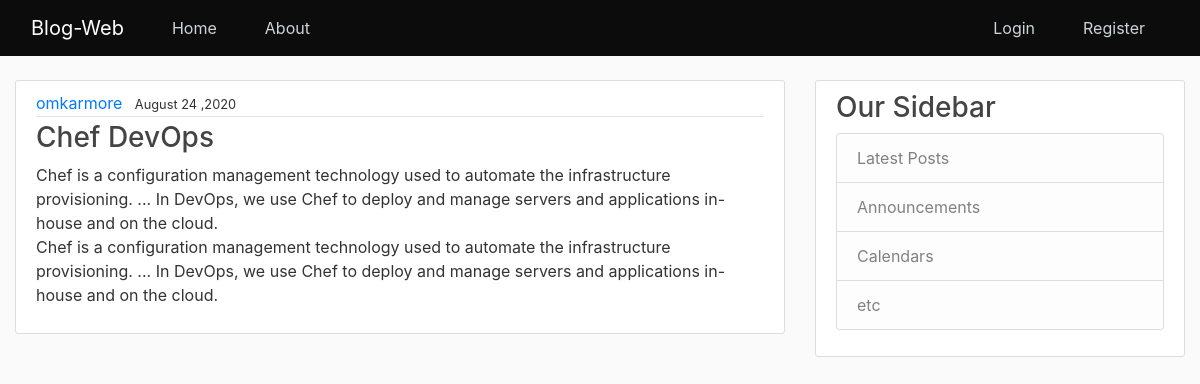
The page /blog/post/8/ on the database its author committed.
### blogapp/models.py (models this page shows, shortened)
class Posts(models.Model):
    title=models.CharField(max_length=100)
    content=models.TextField()
    date_posted=models.DateTimeField(default=timezone.now)
    author=models.ForeignKey(User,on_delete=models.CASCADE)

### blogapp/views.py (the view)
# urls.py: path('post/<int:pk>/', PostDetailView.as_view(), name='post_detail'),
class PostDetailView(DetailView):
    model = Posts
    template_name='blogapp/post_detail.html'

### blogapp/templates/blogapp/post_detail.html (shortened to what this page needs)
{% extends 'blogapp/base.html' %}
{% block content %}
<article class="media content-section">
    <div class="media-body">
        <div class="article-metadata">
            <a class="mr-2" href="{% url 'user_posts' object.author.username %}">{{object.author}}</a>
            <small class="">{{object.date_posted|date:"F d ,Y"}}</small>
        </div>
        <h3 class="article-title" >{{object.title}}</h3>
        <p class="article-content" >{{object.content}} </p>
    </div>
</article>
{% endblock %}

### blogapp/static/blogapp/main.css (style rules this page uses)
body { background: #fafafa; color: #333333; margin-top: 5rem; }
h1, h2, h3, h4, h5, h6 { color: #444444; }
.content-section { background: #ffffff; padding: 10px 20px; border: 1px solid #dddddd; border-radius: 3px; margin-bottom: 20px; }
.article-title { color: #444444; }
.article-content { white-space: pre-line; }
.article-metadata { padding-bottom: 1px; margin-bottom: 4px; border-bottom: 1px solid #e3e3e3 }

### rows shown on the page
Posts: author "omkarmore", date_posted "August 24 ,2020", title "Chef DevOps", content "Chef is a configuration management technology used to automate the infrastructure provisioning. ... In DevOps, we use Chef to deploy and manage servers and applications in-house and on the cloud. Chef is a configuration management technology used to automate the infrastructure provisioning. ... In DevOps, we use Chef to deploy and manage servers and applications in-house and on the cloud."
